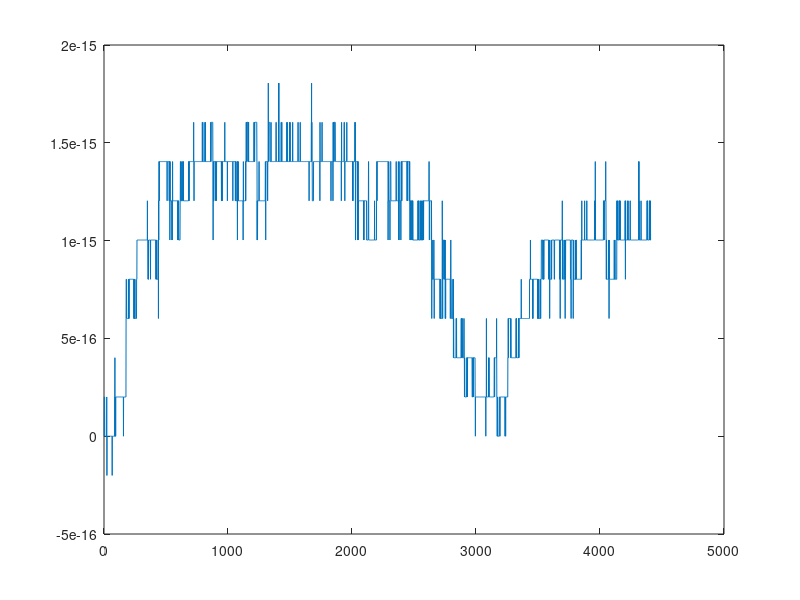

The MATLAB script that drew this image:
clear all;
close all;
clc;

fs = 44100;      % Sampling rate
k = 1 / fs;     % Time step
L = 0.4;       % String length
rho = 7850;     % Density of steel [kg/m^3]
c = 200;        % Wave speed
h = c * k;      % Grid spacing

lambdaSq = (c * k / h)^2; % Courant number squared

P = 1/4;              % Plucking position
N = floor(L / h) + 1; % Number of grid-points

%% Raised cosine input
cosWidth = round(N / 10);
raisedCos = 0.5 * (cos(pi:(2*pi)/cosWidth:3*pi) + 1);
PIdx = floor (P * N);

%% Initialise state vectors
u = zeros(N, 1);
u(floor(N * P - cosWidth / 2 : ceil(N * P + cosWidth / 2))) = raisedCos;
uPrev = u;
uNext = zeros(N, 1);

%% Boundary Conditions
bound = "Dir";
 
%% Extra Settings
lengthSound = fs / 10;
matrix = true;

%% Matrix Representation
if matrix
    if strcmp(bound, "Dir")
        N = N - 2;
        Dxx = (sparse(2:N, 1:N-1, ones(1, N-1), N, N) + ...
            sparse(1:N, 1:N, -2 * ones(1, N), N, N) + ...
            sparse(1:N-1, 2:N, ones(1, N-1), N, N));
        I = sparse(1:N, 1:N, ones(1, N), N, N);
        N = N + 2;
        range = 2 : N - 1;  
    else
        if strcmp(bound, "Neu")
            Dxx = (sparse(2:N, 1:N-1, [ones(1, N-2) 2], N, N) + ...
                sparse(1:N, 1:N, -2 * ones(1, N), N, N) + ...
                sparse(1:N-1, 2:N, [2 ones(1, N-2)], N, N));
            I = sparse(1:N, 1:N, ones(1, N), N, N);
            range = 1 : N; 
        end
    end

    B = 2 * I + lambdaSq * Dxx;
    out = zeros(lengthSound, 1);
    kinEnergy = zeros(lengthSound,1);
    potEnergy = zeros(lengthSound,1);
    plotString = false;

    for n = 1 : lengthSound
        uNext(range) = B * u(range) - uPrev(range);
        kinEnergy(n) = 1 / 2 * sum (h * ((1 / k * (u(range) - uPrev(range))).^2));
        potEnergy(n) = c^2 / 2 * sum (1 / h * ...
            (u([1 range] + 1) - u([1 range])) .* (uPrev([1 range] + 1) - uPrev([1 range])));
        out(n) = uNext(PIdx);

        if plotString
            plot(uNext);
            ylim([-1 1]);
            drawnow;
        end

        uPrev = u;
        u = uNext;
    end
    totEnergy = kinEnergy + potEnergy;
    totEnergy = (totEnergy-totEnergy(1))/totEnergy(1);
    plot(totEnergy);


else
    %% For-loop representation
    potEnergy = zeros(lengthSound, 1);
    kinEnergy = zeros(lengthSound, 1);

    for n = 1 : lengthSound
        for l = 1 : length(u) - 1
            if l ~= 1
                uNext(l) = 2 * (1 - lambdaSq) * u(l) + lambdaSq * (u(l - 1) + u(l + 1)) - uPrev(l);
            end
                kinEnergy(n) = kinEnergy(n) + 1 / 2 * h * ((1 / k * (u(l) - uPrev(l)))^2);
                potEnergy(n) = potEnergy(n) + c^2 / 2 * 1 / h * ...
                    (u(l + 1) - u(l)) * (uPrev(l + 1) - uPrev(l));
        end
        uPrev = u;
        u = uNext;

        out(n) = uNext(PIdx);
    end
    figure(2);
    totEnergy = kinEnergy + potEnergy;
    kinEnergy = (kinEnergy-totEnergy(1))/totEnergy(1);
    potEnergy = (potEnergy-totEnergy(1))/totEnergy(1);
    totEnergy = (totEnergy-totEnergy(1))/totEnergy(1);
    % plot(kinEnergy); hold on;
    % plot(potEnergy);
    plot(totEnergy);
end
